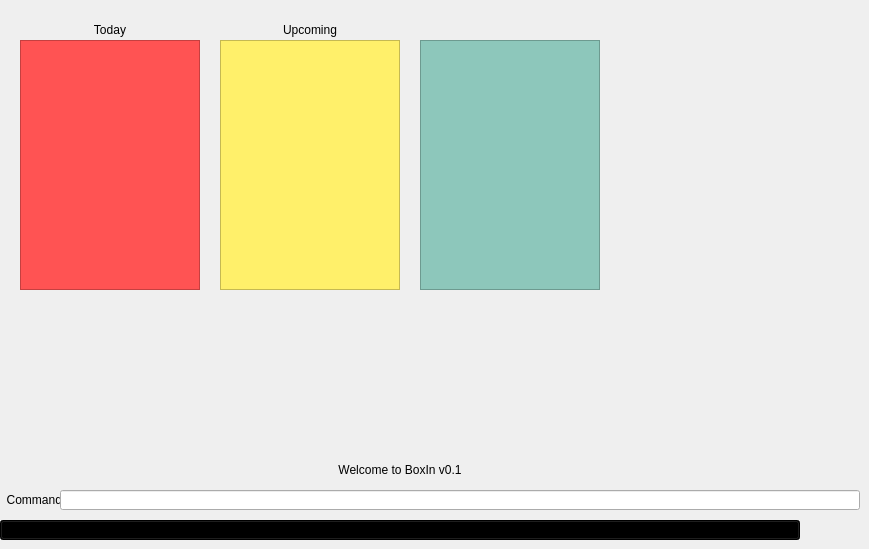
  <widget class="QWidget" name="centralWidget">
   <widget class="QLineEdit" name="commandLine">
    <property name="geometry">
     <rect>
      <x>60</x>
      <y>490</y>
      <width>800</width>
      <height>20</height>
     </rect>
    </property>
   </widget>
   <widget class="QLabel" name="commandLabel">
    <property name="geometry">
     <rect>
      <x>0</x>
      <y>490</y>
      <width>60</width>
      <height>20</height>
     </rect>
    </property>
    <property name="text">
     <string>  Command:</string>
    </property>
   </widget>
   <widget class="QListWidget" name="displayFeedToday">
    <property name="geometry">
     <rect>
      <x>20</x>
      <y>40</y>
      <width>180</width>
      <height>250</height>
     </rect>
    </property>
    <property name="palette">
     <palette>
      <active>
       <colorrole role="WindowText">
        <brush brushstyle="SolidPattern">
         <color alpha="255">
          <red>0</red>
          <green>0</green>
          <blue>0</blue>
         </color>
        </brush>
       </colorrole>
       <colorrole role="Button">
        <brush brushstyle="SolidPattern">
         <color alpha="255">
          <red>255</red>
          <green>83</green>
          <blue>83</blue>
         </color>
        </brush>
       </colorrole>
       <colorrole role="Light">
        <brush brushstyle="SolidPattern">
         <color alpha="255">
          <red>255</red>
          <green>255</green>
          <blue>255</blue>
         </color>
        </brush>
       </colorrole>
       <colorrole role="Midlight">
        <brush brushstyle="SolidPattern">
         <color alpha="255">
          <red>255</red>
          <green>198</green>
          <blue>198</blue>
         </color>
        </brush>
       </colorrole>
       <colorrole role="Dark">
        <brush brushstyle="SolidPattern">
         <color alpha="255">
          <red>127</red>
          <green>71</green>
          <blue>71</blue>
         </color>
        </brush>
       </colorrole>
       <colorrole role="Mid">
        <brush brushstyle="SolidPattern">
         <color alpha="255">
          <red>170</red>
          <green>95</green>
          <blue>95</blue>
         </color>
        </brush>
       </colorrole>
       <colorrole role="Text">
        <brush brushstyle="SolidPattern">
         <color alpha="255">
          <red>0</red>
          <green>0</green>
          <blue>0</blue>
         </color>
        </brush>
       </colorrole>
       <colorrole role="BrightText">
        <brush brushstyle="SolidPattern">
         <color alpha="255">
          <red>255</red>
          <green>255</green>
          <blue>255</blue>
         </color>
        </brush>
       </colorrole>
       <colorrole role="ButtonText">
        <brush brushstyle="SolidPattern">
         <color alpha="255">
          <red>0</red>
          <green>0</green>
          <blue>0</blue>
         </color>
        </brush>
       </colorrole>
       <colorrole role="Base">
        <brush brushstyle="SolidPattern">
         <color alpha="255">
          <red>255</red>
          <green>83</green>
          <blue>83</blue>
         </color>
        </brush>
       </colorrole>
       <colorrole role="Window">
        <brush brushstyle="SolidPattern">
         <color alpha="255">
          <red>255</red>
          <green>83</green>
          <blue>83</blue>
         </color>
        </brush>
       </colorrole>
       <colorrole role="Shadow">
        <brush brushstyle="SolidPattern">
         <color alpha="255">
          <red>0</red>
          <green>0</green>
          <blue>0</blue>
         </color>
        </brush>
       </colorrole>
       <colorrole role="AlternateBase">
        <brush brushstyle="SolidPattern">
         <color alpha="255">
          <red>255</red>
          <green>198</green>
          <blue>198</blue>
         </color>
        </brush>
       </colorrole>
       <colorrole role="ToolTipBase">
        <brush brushstyle="SolidPattern">
         <color alpha="255">
          <red>255</red>
          <green>255</green>
          <blue>220</blue>
         </color>
        </brush>
       </colorrole>
       <colorrole role="ToolTipText">
        <brush brushstyle="SolidPattern">
         <color alpha="255">
          <red>0</red>
          <green>0</green>
          <blue>0</blue>
         </color>
        </brush>
       </colorrole>
      </active>
      <inactive>
       <colorrole role="WindowText">
        <brush brushstyle="SolidPattern">
         <color alpha="255">
          <red>0</red>
          <green>0</green>
          <blue>0</blue>
         </color>
        </brush>
       </colorrole>
       <colorrole role="Button">
        <brush brushstyle="SolidPattern">
         <color alpha="255">
          <red>255</red>
          <green>83</green>
          <blue>83</blue>
         </color>
        </brush>
       </colorrole>
       <colorrole role="Light">
        <brush brushstyle="SolidPattern">
         <color alpha="255">
          <red>255</red>
          <green>255</green>
          <blue>255</blue>
         </color>
        </brush>
       </colorrole>
       <colorrole role="Midlight">
        <brush brushstyle="SolidPattern">
         <color alpha="255">
          <red>255</red>
          <green>198</green>
          <blue>198</blue>
         </color>
        </brush>
       </colorrole>
       <colorrole role="Dark">
        <brush brushstyle="SolidPattern">
         <color alpha="255">
          <red>127</red>
          <green>71</green>
          <blue>71</blue>
         </color>
        </brush>
       </colorrole>
       <colorrole role="Mid">
        <brush brushstyle="SolidPattern">
         <color alpha="255">
          <red>170</red>
          <green>95</green>
          <blue>95</blue>
         </color>
        </brush>
       </colorrole>
       <colorrole role="Text">
        <brush brushstyle="SolidPattern">
         <color alpha="255">
          <red>0</red>
          <green>0</green>
          <blue>0</blue>
         </color>
        </brush>
       </colorrole>
       <colorrole role="BrightText">
        <brush brushstyle="SolidPattern">
         <color alpha="255">
          <red>255</red>
          <green>255</green>
          <blue>255</blue>
         </color>
        </brush>
       </colorrole>
       <colorrole role="ButtonText">
        <brush brushstyle="SolidPattern">
         <color alpha="255">
          <red>0</red>
          <green>0</green>
          <blue>0</blue>
         </color>
        </brush>
       </colorrole>
       <colorrole role="Base">
        <brush brushstyle="SolidPattern">
         <color alpha="255">
          <red>255</red>
          <green>83</green>
          <blue>83</blue>
         </color>
        </brush>
       </colorrole>
       <colorrole role="Window">
        <brush brushstyle="SolidPattern">
         <color alpha="255">
          <red>255</red>
          <green>83</green>
          <blue>83</blue>
         </color>
        </brush>
       </colorrole>
       <colorrole role="Shadow">
        <brush brushstyle="SolidPattern">
         <color alpha="255">
          <red>0</red>
          <green>0</green>
          <blue>0</blue>
         </color>
        </brush>
       </colorrole>
       <colorrole role="AlternateBase">
        <brush brushstyle="SolidPattern">
         <color alpha="255">
          <red>255</red>
          <green>198</green>
          <blue>198</blue>
         </color>
        </brush>
       </colorrole>
       <colorrole role="ToolTipBase">
        <brush brushstyle="SolidPattern">
         <color alpha="255">
          <red>255</red>
          <green>255</green>
          <blue>220</blue>
         </color>
        </brush>
       </colorrole>
       <colorrole role="ToolTipText">
        <brush brushstyle="SolidPattern">
         <color alpha="255">
          <red>0</red>
          <green>0</green>
          <blue>0</blue>
         </color>
        </brush>
       </colorrole>
      </inactive>
      <disabled>
       <colorrole role="WindowText">
        <brush brushstyle="SolidPattern">
         <color alpha="255">
          <red>127</red>
          <green>71</green>
          <blue>71</blue>
         </color>
        </brush>
       </colorrole>
       <colorrole role="Button">
        <brush brushstyle="SolidPattern">
         <color alpha="255">
          <red>255</red>
          <green>83</green>
          <blue>83</blue>
         </color>
        </brush>
       </colorrole>
       <colorrole role="Light">
        <brush brushstyle="SolidPattern">
         <color alpha="255">
          <red>255</red>
          <green>255</green>
          <blue>255</blue>
         </color>
        </brush>
       </colorrole>
       <colorrole role="Midlight">
        <brush brushstyle="SolidPattern">
         <color alpha="255">
          <red>255</red>
          <green>198</green>
          <blue>198</blue>
         </color>
        </brush>
       </colorrole>
       <colorrole role="Dark">
        <brush brushstyle="SolidPattern">
         <color alpha="255">
          <red>127</red>
          <green>71</green>
          <blue>71</blue>
         </color>
        </brush>
       </colorrole>
       <colorrole role="Mid">
        <brush brushstyle="SolidPattern">
         <color alpha="255">
          <red>170</red>
          <green>95</green>
          <blue>95</blue>
         </color>
        </brush>
       </colorrole>
       <colorrole role="Text">
        <brush brushstyle="SolidPattern">
         <color alpha="255">
          <red>127</red>
          <green>71</green>
          <blue>71</blue>
         </color>
        </brush>
       </colorrole>
       <colorrole role="BrightText">
        <brush brushstyle="SolidPattern">
         <color alpha="255">
          <red>255</red>
          <green>255</green>
          <blue>255</blue>
         </color>
        </brush>
       </colorrole>
       <colorrole role="ButtonText">
        <brush brushstyle="SolidPattern">
         <color alpha="255">
          <red>127</red>
          <green>71</green>
          <blue>71</blue>
         </color>
        </brush>
       </colorrole>
       <colorrole role="Base">
        <brush brushstyle="SolidPattern">
         <color alpha="255">
          <red>255</red>
          <green>83</green>
          <blue>83</blue>
         </color>
        </brush>
       </colorrole>
       <colorrole role="Window">
        <brush brushstyle="SolidPattern">
         <color alpha="255">
          <red>255</red>
          <green>83</green>
          <blue>83</blue>
         </color>
        </brush>
       </colorrole>
       <colorrole role="Shadow">
        <brush brushstyle="SolidPattern">
         <color alpha="255">
          <red>0</red>
          <green>0</green>
          <blue>0</blue>
         </color>
        </brush>
       </colorrole>
       <colorrole role="AlternateBase">
        <brush brushstyle="SolidPattern">
         <color alpha="255">
          <red>255</red>
          <green>142</green>
          <blue>142</blue>
         </color>
        </brush>
       </colorrole>
       <colorrole role="ToolTipBase">
        <brush brushstyle="SolidPattern">
         <color alpha="255">
          <red>255</red>
          <green>255</green>
          <blue>220</blue>
         </color>
        </brush>
       </colorrole>
       <colorrole role="ToolTipText">
        <brush brushstyle="SolidPattern">
         <color alpha="255">
          <red>0</red>
          <green>0</green>
          <blue>0</blue>
         </color>
        </brush>
       </colorrole>
      </disabled>
     </palette>
    </property>
    <property name="styleSheet">
     <string notr="true">background-color: #FF5353</string>
    </property>
    <property name="uniformItemSizes">
     <bool>true</bool>
    </property>
   </widget>
   <widget class="QLabel" name="feedbackBox">
    <property name="geometry">
     <rect>
      <x>0</x>
      <y>460</y>
      <width>800</width>
      <height>20</height>
     </rect>
    </property>
    <property name="text">
     <string>Welcome to BoxIn v0.1</string>
    </property>
    <property name="alignment">
     <set>Qt::AlignCenter</set>
    </property>
    <property name="indent">
     <number>0</number>
    </property>
   </widget>
   <widget class="QPushButton" name="buttonExit">
    <property name="geometry">
     <rect>
      <x>0</x>
      <y>520</y>
      <width>800</width>
      <height>20</height>
     </rect>
    </property>
    <property name="maximumSize">
     <size>
      <width>800</width>
      <height>16777215</height>
     </size>
    </property>
    <property name="palette">
     <palette>
      <active>
       <colorrole role="WindowText">
        <brush brushstyle="SolidPattern">
         <color alpha="255">
          <red>0</red>
          <green>0</green>
          <blue>0</blue>
         </color>
        </brush>
       </colorrole>
       <colorrole role="Button">
        <brush brushstyle="RadialGradientPattern">
         <gradient centralx="0.500000000000000" centraly="0.400000000000000" focalx="0.500000000000000" focaly="0.500000000000000" radius="0.500000000000000" type="RadialGradient" spread="PadSpread" coordinatemode="ObjectBoundingMode">
          <gradientstop position="0.000000000000000">
           <color alpha="255">
            <red>255</red>
            <green>255</green>
            <blue>255</blue>
           </color>
          </gradientstop>
          <gradientstop position="1.000000000000000">
           <color alpha="55">
            <red>50</red>
            <green>207</green>
            <blue>192</blue>
           </color>
          </gradientstop>
         </gradient>
        </brush>
       </colorrole>
       <colorrole role="Light">
        <brush brushstyle="SolidPattern">
         <color alpha="255">
          <red>183</red>
          <green>255</green>
          <blue>241</blue>
         </color>
        </brush>
       </colorrole>
       <colorrole role="Midlight">
        <brush brushstyle="SolidPattern">
         <color alpha="255">
          <red>149</red>
          <green>220</green>
          <blue>206</blue>
         </color>
        </brush>
       </colorrole>
       <colorrole role="Dark">
        <brush brushstyle="SolidPattern">
         <color alpha="255">
          <red>58</red>
          <green>93</green>
          <blue>86</blue>
         </color>
        </brush>
       </colorrole>
       <colorrole role="Mid">
        <brush brushstyle="SolidPattern">
         <color alpha="255">
          <red>77</red>
          <green>124</green>
          <blue>115</blue>
         </color>
        </brush>
       </colorrole>
       <colorrole role="Text">
        <brush brushstyle="SolidPattern">
         <color alpha="255">
          <red>0</red>
          <green>0</green>
          <blue>0</blue>
         </color>
        </brush>
       </colorrole>
       <colorrole role="BrightText">
        <brush brushstyle="SolidPattern">
         <color alpha="255">
          <red>255</red>
          <green>255</green>
          <blue>255</blue>
         </color>
        </brush>
       </colorrole>
       <colorrole role="ButtonText">
        <brush brushstyle="SolidPattern">
         <color alpha="255">
          <red>0</red>
          <green>0</green>
          <blue>0</blue>
         </color>
        </brush>
       </colorrole>
       <colorrole role="Base">
        <brush brushstyle="RadialGradientPattern">
         <gradient centralx="0.500000000000000" centraly="0.400000000000000" focalx="0.500000000000000" focaly="0.500000000000000" radius="0.500000000000000" type="RadialGradient" spread="PadSpread" coordinatemode="ObjectBoundingMode">
          <gradientstop position="0.000000000000000">
           <color alpha="255">
            <red>255</red>
            <green>255</green>
            <blue>255</blue>
           </color>
          </gradientstop>
          <gradientstop position="1.000000000000000">
           <color alpha="55">
            <red>50</red>
            <green>207</green>
            <blue>192</blue>
           </color>
          </gradientstop>
         </gradient>
        </brush>
       </colorrole>
       <colorrole role="Window">
        <brush brushstyle="RadialGradientPattern">
         <gradient centralx="0.500000000000000" centraly="0.400000000000000" focalx="0.500000000000000" focaly="0.500000000000000" radius="0.500000000000000" type="RadialGradient" spread="PadSpread" coordinatemode="ObjectBoundingMode">
          <gradientstop position="0.000000000000000">
           <color alpha="255">
            <red>255</red>
            <green>255</green>
            <blue>255</blue>
           </color>
          </gradientstop>
          <gradientstop position="1.000000000000000">
           <color alpha="55">
            <red>50</red>
            <green>207</green>
            <blue>192</blue>
           </color>
          </gradientstop>
         </gradient>
        </brush>
       </colorrole>
       <colorrole role="Shadow">
        <brush brushstyle="SolidPattern">
         <color alpha="255">
          <red>0</red>
          <green>0</green>
          <blue>0</blue>
         </color>
        </brush>
       </colorrole>
       <colorrole role="AlternateBase">
        <brush brushstyle="SolidPattern">
         <color alpha="255">
          <red>185</red>
          <green>220</green>
          <blue>213</blue>
         </color>
        </brush>
       </colorrole>
       <colorrole role="ToolTipBase">
        <brush brushstyle="SolidPattern">
         <color alpha="255">
          <red>255</red>
          <green>255</green>
          <blue>220</blue>
         </color>
        </brush>
       </colorrole>
       <colorrole role="ToolTipText">
        <brush brushstyle="SolidPattern">
         <color alpha="255">
          <red>0</red>
          <green>0</green>
          <blue>0</blue>
         </color>
        </brush>
       </colorrole>
      </active>
      <inactive>
       <colorrole role="WindowText">
        <brush brushstyle="SolidPattern">
         <color alpha="255">
          <red>0</red>
          <green>0</green>
          <blue>0</blue>
         </color>
        </brush>
       </colorrole>
       <colorrole role="Button">
        <brush brushstyle="RadialGradientPattern">
         <gradient centralx="0.500000000000000" centraly="0.400000000000000" focalx="0.500000000000000" focaly="0.500000000000000" radius="0.500000000000000" type="RadialGradient" spread="PadSpread" coordinatemode="ObjectBoundingMode">
          <gradientstop position="0.000000000000000">
           <color alpha="255">
            <red>255</red>
            <green>255</green>
            <blue>255</blue>
           </color>
          </gradientstop>
          <gradientstop position="1.000000000000000">
           <color alpha="55">
            <red>50</red>
            <green>207</green>
            <blue>192</blue>
           </color>
          </gradientstop>
         </gradient>
        </brush>
       </colorrole>
       <colorrole role="Light">
        <brush brushstyle="SolidPattern">
         <color alpha="255">
          <red>183</red>
          <green>255</green>
          <blue>241</blue>
         </color>
        </brush>
       </colorrole>
       <colorrole role="Midlight">
        <brush brushstyle="SolidPattern">
         <color alpha="255">
          <red>149</red>
          <green>220</green>
          <blue>206</blue>
         </color>
        </brush>
       </colorrole>
       <colorrole role="Dark">
        <brush brushstyle="SolidPattern">
         <color alpha="255">
          <red>58</red>
          <green>93</green>
          <blue>86</blue>
         </color>
        </brush>
       </colorrole>
       <colorrole role="Mid">
        <brush brushstyle="SolidPattern">
         <color alpha="255">
          <red>77</red>
          <green>124</green>
          <blue>115</blue>
         </color>
        </brush>
       </colorrole>
       <colorrole role="Text">
        <brush brushstyle="SolidPattern">
         <color alpha="255">
          <red>0</red>
          <green>0</green>
          <blue>0</blue>
         </color>
        </brush>
       </colorrole>
       <colorrole role="BrightText">
        <brush brushstyle="SolidPattern">
         <color alpha="255">
          <red>255</red>
          <green>255</green>
          <blue>255</blue>
         </color>
        </brush>
       </colorrole>
       <colorrole role="ButtonText">
        <brush brushstyle="SolidPattern">
         <color alpha="255">
          <red>0</red>
          <green>0</green>
          <blue>0</blue>
         </color>
        </brush>
       </colorrole>
       <colorrole role="Base">
        <brush brushstyle="RadialGradientPattern">
         <gradient centralx="0.500000000000000" centraly="0.400000000000000" focalx="0.500000000000000" focaly="0.500000000000000" radius="0.500000000000000" type="RadialGradient" spread="PadSpread" coordinatemode="ObjectBoundingMode">
          <gradientstop position="0.000000000000000">
           <color alpha="255">
            <red>255</red>
            <green>255</green>
            <blue>255</blue>
           </color>
          </gradientstop>
          <gradientstop position="1.000000000000000">
           <color alpha="55">
            <red>50</red>
            <green>207</green>
            <blue>192</blue>
           </color>
          </gradientstop>
         </gradient>
        </brush>
       </colorrole>
       <colorrole role="Window">
        <brush brushstyle="RadialGradientPattern">
         <gradient centralx="0.500000000000000" centraly="0.400000000000000" focalx="0.500000000000000" focaly="0.500000000000000" radius="0.500000000000000" type="RadialGradient" spread="PadSpread" coordinatemode="ObjectBoundingMode">
          <gradientstop position="0.000000000000000">
           <color alpha="255">
            <red>255</red>
            <green>255</green>
            <blue>255</blue>
           </color>
          </gradientstop>
          <gradientstop position="1.000000000000000">
           <color alpha="55">
            <red>50</red>
            <green>207</green>
            <blue>192</blue>
           </color>
          </gradientstop>
         </gradient>
        </brush>
       </colorrole>
       <colorrole role="Shadow">
        <brush brushstyle="SolidPattern">
         <color alpha="255">
          <red>0</red>
          <green>0</green>
          <blue>0</blue>
         </color>
        </brush>
       </colorrole>
       <colorrole role="AlternateBase">
        <brush brushstyle="SolidPattern">
         <color alpha="255">
          <red>185</red>
          <green>220</green>
          <blue>213</blue>
         </color>
        </brush>
       </colorrole>
       <colorrole role="ToolTipBase">
        <brush brushstyle="SolidPattern">
         <color alpha="255">
          <red>255</red>
          <green>255</green>
          <blue>220</blue>
         </color>
        </brush>
       </colorrole>
       <colorrole role="ToolTipText">
        <brush brushstyle="SolidPattern">
         <color alpha="255">
          <red>0</red>
          <green>0</green>
          <blue>0</blue>
         </color>
        </brush>
       </colorrole>
      </inactive>
      <disabled>
       <colorrole role="WindowText">
        <brush brushstyle="SolidPattern">
         <color alpha="255">
          <red>58</red>
          <green>93</green>
          <blue>86</blue>
         </color>
        </brush>
       </colorrole>
       <colorrole role="Button">
        <brush brushstyle="RadialGradientPattern">
         <gradient centralx="0.500000000000000" centraly="0.400000000000000" focalx="0.500000000000000" focaly="0.500000000000000" radius="0.500000000000000" type="RadialGradient" spread="PadSpread" coordinatemode="ObjectBoundingMode">
          <gradientstop position="0.000000000000000">
           <color alpha="255">
            <red>255</red>
            <green>255</green>
            <blue>255</blue>
           </color>
          </gradientstop>
          <gradientstop position="1.000000000000000">
           <color alpha="55">
            <red>50</red>
            <green>207</green>
            <blue>192</blue>
           </color>
          </gradientstop>
         </gradient>
        </brush>
       </colorrole>
       <colorrole role="Light">
        <brush brushstyle="SolidPattern">
         <color alpha="255">
          <red>183</red>
          <green>255</green>
          <blue>241</blue>
         </color>
        </brush>
       </colorrole>
       <colorrole role="Midlight">
        <brush brushstyle="SolidPattern">
         <color alpha="255">
          <red>149</red>
          <green>220</green>
          <blue>206</blue>
         </color>
        </brush>
       </colorrole>
       <colorrole role="Dark">
        <brush brushstyle="SolidPattern">
         <color alpha="255">
          <red>58</red>
          <green>93</green>
          <blue>86</blue>
         </color>
        </brush>
       </colorrole>
       <colorrole role="Mid">
        <brush brushstyle="SolidPattern">
         <color alpha="255">
          <red>77</red>
          <green>124</green>
          <blue>115</blue>
         </color>
        </brush>
       </colorrole>
       <colorrole role="Text">
        <brush brushstyle="SolidPattern">
         <color alpha="255">
          <red>58</red>
          <green>93</green>
          <blue>86</blue>
         </color>
        </brush>
       </colorrole>
       <colorrole role="BrightText">
        <brush brushstyle="SolidPattern">
         <color alpha="255">
          <red>255</red>
          <green>255</green>
          <blue>255</blue>
         </color>
        </brush>
       </colorrole>
       <colorrole role="ButtonText">
        <brush brushstyle="SolidPattern">
         <color alpha="255">
          <red>58</red>
          <green>93</green>
          <blue>86</blue>
         </color>
        </brush>
       </colorrole>
       <colorrole role="Base">
        <brush brushstyle="RadialGradientPattern">
         <gradient centralx="0.500000000000000" centraly="0.400000000000000" focalx="0.500000000000000" focaly="0.500000000000000" radius="0.500000000000000" type="RadialGradient" spread="PadSpread" coordinatemode="ObjectBoundingMode">
          <gradientstop position="0.000000000000000">
           <color alpha="255">
            <red>255</red>
            <green>255</green>
            <blue>255</blue>
           </color>
          </gradientstop>
          <gradientstop position="1.000000000000000">
           <color alpha="55">
            <red>50</red>
            <green>207</green>
            <blue>192</blue>
           </color>
          </gradientstop>
         </gradient>
        </brush>
       </colorrole>
       <colorrole role="Window">
        <brush brushstyle="RadialGradientPattern">
         <gradient centralx="0.500000000000000" centraly="0.400000000000000" focalx="0.500000000000000" focaly="0.500000000000000" radius="0.500000000000000" type="RadialGradient" spread="PadSpread" coordinatemode="ObjectBoundingMode">
          <gradientstop position="0.000000000000000">
           <color alpha="255">
            <red>255</red>
            <green>255</green>
            <blue>255</blue>
           </color>
          </gradientstop>
          <gradientstop position="1.000000000000000">
           <color alpha="55">
            <red>50</red>
            <green>207</green>
            <blue>192</blue>
           </color>
          </gradientstop>
         </gradient>
        </brush>
       </colorrole>
       <colorrole role="Shadow">
        <brush brushstyle="SolidPattern">
         <color alpha="255">
          <red>0</red>
          <green>0</green>
          <blue>0</blue>
         </color>
        </brush>
       </colorrole>
       <colorrole role="AlternateBase">
        <brush brushstyle="SolidPattern">
         <color alpha="255">
          <red>116</red>
          <green>186</green>
          <blue>172</blue>
         </color>
        </brush>
       </colorrole>
       <colorrole role="ToolTipBase">
        <brush brushstyle="SolidPattern">
         <color alpha="255">
          <red>255</red>
          <green>255</green>
          <blue>220</blue>
         </color>
        </brush>
       </colorrole>
       <colorrole role="ToolTipText">
        <brush brushstyle="SolidPattern">
         <color alpha="255">
          <red>0</red>
          <green>0</green>
          <blue>0</blue>
         </color>
        </brush>
       </colorrole>
      </disabled>
     </palette>
    </property>
    <property name="autoFillBackground">
     <bool>false</bool>
    </property>
    <property name="text">
     <string>Exit</string>
    </property>
   </widget>
   <widget class="QListWidget" name="listWidget">
    <property name="geometry">
     <rect>
      <x>220</x>
      <y>40</y>
      <width>180</width>
      <height>250</height>
     </rect>
    </property>
    <property name="styleSheet">
     <string notr="true">background-color: rgb(255, 240, 106);</string>
    </property>
   </widget>
   <widget class="QListWidget" name="listWidget_2">
    <property name="geometry">
     <rect>
      <x>420</x>
      <y>40</y>
      <width>180</width>
      <height>250</height>
     </rect>
    </property>
    <property name="styleSheet">
     <string notr="true">background-color: rgb(141, 199, 187);</string>
    </property>
   </widget>
   <widget class="QLabel" name="todayLabel">
    <property name="geometry">
     <rect>
      <x>20</x>
      <y>20</y>
      <width>180</width>
      <height>20</height>
     </rect>
    </property>
    <property name="text">
     <string>&lt;html&gt;&lt;head/&gt;&lt;body&gt;&lt;p align=&quot;center&quot;&gt;Today&lt;/p&gt;&lt;/body&gt;&lt;/html&gt;</string>
    </property>
   </widget>
   <widget class="QLabel" name="label">
    <property name="geometry">
     <rect>
      <x>220</x>
      <y>20</y>
      <width>180</width>
      <height>20</height>
     </rect>
    </property>
    <property name="text">
     <string>&lt;html&gt;&lt;head/&gt;&lt;body&gt;&lt;p align=&quot;center&quot;&gt;Upcoming&lt;/p&gt;&lt;/body&gt;&lt;/html&gt;</string>
    </property>
   </widget>
  </widget>
